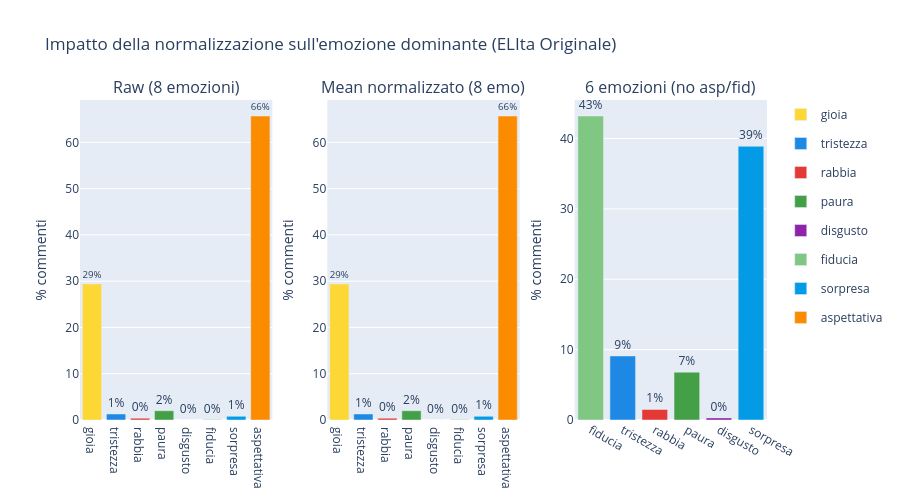

The code cell stored with this chart in its notebook:
### Markdown cell above
### Visualizzazione comparativa: Raw vs Mean vs 6emo

### Code cell
from plotly.subplots import make_subplots
import plotly.graph_objects as go

fig = make_subplots(
    rows=1, cols=3,
    subplot_titles=["Raw (8 emozioni)", "Mean normalizzato (8 emo)", "6 emozioni (no asp/fid)"],
    horizontal_spacing=0.08
)

datasets = [
    all_results["Originale (α=0)"],
    results_mean["Originale (α=0)"],
    results_6emo["Originale (α=0)"],
]

emo_sets = [BASIC_EMOTIONS, BASIC_EMOTIONS, SIX_EMOTIONS]

for col_idx, (df_res, emo_set) in enumerate(zip(datasets, emo_sets), start=1):
    counts = df_res["dominant_emotion"].value_counts()
    total  = counts.sum()
    for emo in emo_set:
        n = counts.get(emo, 0)
        fig.add_trace(
            go.Bar(
                name=emo,
                x=[emo],
                y=[round(n / total * 100, 1)],
                marker_color=EMOTION_COLORS.get(emo, "#aaa"),
                showlegend=(col_idx == 1),
                legendgroup=emo,
                text=[f"{n/total*100:.0f}%"],
                textposition="outside"
            ),
            row=1, col=col_idx
        )

fig.update_layout(
    title_text="Impatto della normalizzazione sull'emozione dominante (ELIta Originale)",
    barmode="group",
    height=500,
    yaxis_title="% commenti",
    yaxis2_title="% commenti",
    yaxis3_title="% commenti"
)
fig.show()

### Figure 1 — Plotly figure (JSON) as saved in the notebook; plotly's stock layout.template omitted (floating-point values rounded to 4 significant figures)
{"data": [{"legendgroup": "gioia", "marker": {"color": "#FDD835"}, "name": "gioia", "showlegend": true, "text": ["29%"], "textposition": "outside", "x": ["gioia"], "y": [29.4], "type": "bar", "xaxis": "x", "yaxis": "y"}, {"legendgroup": "tristezza", "marker": {"color": "#1E88E5"}, "name": "tristezza", "showlegend": true, "text": ["1%"], "textposition": "outside", "x": ["tristezza"], "y": [1.3], "type": "bar", "xaxis": "x", "yaxis": "y"}, {"legendgroup": "rabbia", "marker": {"color": "#E53935"}, "name": "rabbia", "showlegend": true, "text": ["0%"], "textposition": "outside", "x": ["rabbia"], "y": [0.4], "type": "bar", "xaxis": "x", "yaxis": "y"}, {"legendgroup": "paura", "marker": {"color": "#43A047"}, "name": "paura", "showlegend": true, "text": ["2%"], "textposition": "outside", "x": ["paura"], "y": [2.0], "type": "bar", "xaxis": "x", "yaxis": "y"}, {"legendgroup": "disgusto", "marker": {"color": "#8E24AA"}, "name": "disgusto", "showlegend": true, "text": ["0%"], "textposition": "outside", "x": ["disgusto"], "y": [0.0], "type": "bar", "xaxis": "x", "yaxis": "y"}, {"legendgroup": "fiducia", "marker": {"color": "#81C784"}, "name": "fiducia", "showlegend": true, "text": ["0%"], "textposition": "outside", "x": ["fiducia"], "y": [0.1], "type": "bar", "xaxis": "x", "yaxis": "y"}, {"legendgroup": "sorpresa", "marker": {"color": "#039BE5"}, "name": "sorpresa", "showlegend": true, "text": ["1%"], "textposition": "outside", "x": ["sorpresa"], "y": [0.8], "type": "bar", "xaxis": "x", "yaxis": "y"}, {"legendgroup": "aspettativa", "marker": {"color": "#FB8C00"}, "name": "aspettativa", "showlegend": true, "text": ["66%"], "textposition": "outside", "x": ["aspettativa"], "y": [65.7], "type": "bar", "xaxis": "x", "yaxis": "y"}, {"legendgroup": "gioia", "marker": {"color": "#FDD835"}, "name": "gioia", "showlegend": false, "text": ["29%"], "textposition": "outside", "x": ["gioia"], "y": [29.4], "type": "bar", "xaxis": "x2", "yaxis": "y2"}, {"legendgroup": "tristezza", "marker": {"color": "#1E88E5"}, "name": "tristezza", "showlegend": false, "text": ["1%"], "textposition": "outside", "x": ["tristezza"], "y": [1.3], "type": "bar", "xaxis": "x2", "yaxis": "y2"}, {"legendgroup": "rabbia", "marker": {"color": "#E53935"}, "name": "rabbia", "showlegend": false, "text": ["0%"], "textposition": "outside", "x": ["rabbia"], "y": [0.4], "type": "bar", "xaxis": "x2", "yaxis": "y2"}, {"legendgroup": "paura", "marker": {"color": "#43A047"}, "name": "paura", "showlegend": false, "text": ["2%"], "textposition": "outside", "x": ["paura"], "y": [2.0], "type": "bar", "xaxis": "x2", "yaxis": "y2"}, {"legendgroup": "disgusto", "marker": {"color": "#8E24AA"}, "name": "disgusto", "showlegend": false, "text": ["0%"], "textposition": "outside", "x": ["disgusto"], "y": [0.0], "type": "bar", "xaxis": "x2", "yaxis": "y2"}, {"legendgroup": "fiducia", "marker": {"color": "#81C784"}, "name": "fiducia", "showlegend": false, "text": ["0%"], "textposition": "outside", "x": ["fiducia"], "y": [0.1], "type": "bar", "xaxis": "x2", "yaxis": "y2"}, {"legendgroup": "sorpresa", "marker": {"color": "#039BE5"}, "name": "sorpresa", "showlegend": false, "text": ["1%"], "textposition": "outside", "x": ["sorpresa"], "y": [0.8], "type": "bar", "xaxis": "x2", "yaxis": "y2"}, {"legendgroup": "aspettativa", "marker": {"color": "#FB8C00"}, "name": "aspettativa", "showlegend": false, "text": ["66%"], "textposition": "outside", "x": ["aspettativa"], "y": [65.7], "type": "bar", "xaxis": "x2", "yaxis": "y2"}, {"legendgroup": "fiducia", "marker": {"color": "#81C784"}, "name": "fiducia", "showlegend": false, "text": ["43%"], "textposition": "outside", "x": ["fiducia"], "y": [43.2], "type": "bar", "xaxis": "x3", "yaxis": "y3"}, {"legendgroup": "tristezza", "marker": {"color": "#1E88E5"}, "name": "tristezza", "showlegend": false, "text": ["9%"], "textposition": "outside", "x": ["tristezza"], "y": [9.1], "type": "bar", "xaxis": "x3", "yaxis": "y3"}, {"legendgroup": "rabbia", "marker": {"color": "#E53935"}, "name": "rabbia", "showlegend": false, "text": ["1%"], "textposition": "outside", "x": ["rabbia"], "y": [1.5], "type": "bar", "xaxis": "x3", "yaxis": "y3"}, {"legendgroup": "paura", "marker": {"color": "#43A047"}, "name": "paura", "showlegend": false, "text": ["7%"], "textposition": "outside", "x": ["paura"], "y": [6.8], "type": "bar", "xaxis": "x3", "yaxis": "y3"}, {"legendgroup": "disgusto", "marker": {"color": "#8E24AA"}, "name": "disgusto", "showlegend": false, "text": ["0%"], "textposition": "outside", "x": ["disgusto"], "y": [0.3], "type": "bar", "xaxis": "x3", "yaxis": "y3"}, {"legendgroup": "sorpresa", "marker": {"color": "#039BE5"}, "name": "sorpresa", "showlegend": false, "text": ["39%"], "textposition": "outside", "x": ["sorpresa"], "y": [38.9], "type": "bar", "xaxis": "x3", "yaxis": "y3"}], "layout": {"xaxis": {"anchor": "y", "domain": [0.0, 0.28]}, "yaxis": {"anchor": "x", "domain": [0.0, 1.0], "title": {"text": "% commenti"}}, "xaxis2": {"anchor": "y2", "domain": [0.36, 0.64]}, "yaxis2": {"anchor": "x2", "domain": [0.0, 1.0], "title": {"text": "% commenti"}}, "xaxis3": {"anchor": "y3", "domain": [0.72, 1.0]}, "yaxis3": {"anchor": "x3", "domain": [0.0, 1.0], "title": {"text": "% commenti"}}, "annotations": [{"font": {"size": 16}, "showarrow": false, "text": "Raw (8 emozioni)", "x": 0.14, "xanchor": "center", "xref": "paper", "y": 1.0, "yanchor": "bottom", "yref": "paper"}, {"font": {"size": 16}, "showarrow": false, "text": "Mean normalizzato (8 emo)", "x": 0.5, "xanchor": "center", "xref": "paper", "y": 1.0, "yanchor": "bottom", "yref": "paper"}, {"font": {"size": 16}, "showarrow": false, "text": "6 emozioni (no asp/fid)", "x": 0.86, "xanchor": "center", "xref": "paper", "y": 1.0, "yanchor": "bottom", "yref": "paper"}], "title": {"text": "Impatto della normalizzazione sull'emozione dominante (ELIta Originale)"}, "barmode": "group", "height": 500}}
